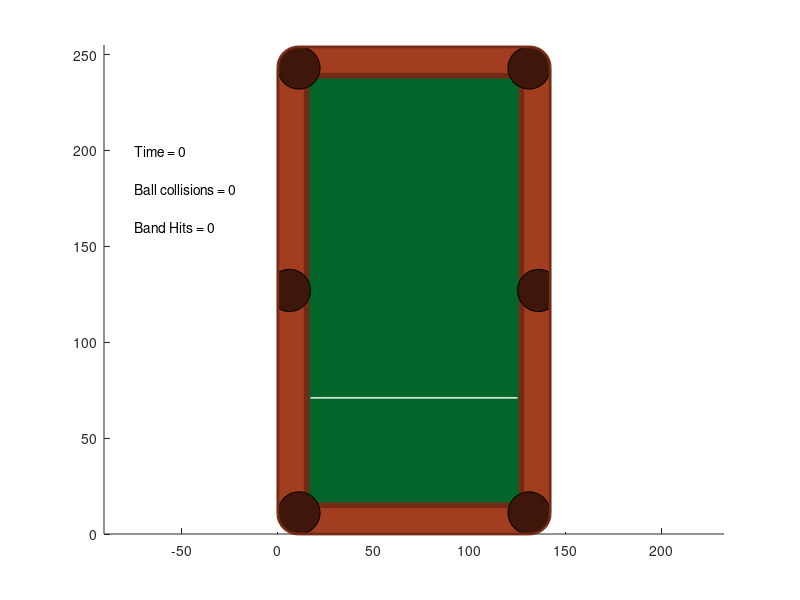

MATLAB code to generate this figure: (Note: this script raises an error after producing the figure.)
clc;
close all;

width_outer = 142.0;
length_outer = 254.0;
width_inner = 112.0;
length_inner = 224.0;
ball_size = 5.08;

pocket_size = 22;
pocket_color = [62 22 10];
cloth_color = [2 102 42];
band_color = [162 61 31];
border_color = [116 43 21];

% yellow = [247 202 23];
% blue = [36 116 169];
% red = [239 72 54];
% purple = [143 68 173];
% orange = [249 148 6];
% green = [7 168 132];
% brown = [179 55 64];
% black = [43 43 43];
% white = [242 242 242];

w = 6; % m/s
dt = 0.001; % 1/1000 of second

white_ball_speed = 100 * w * dt;
ball_speed = 0.0;

cloth_friction = 0.05;

balls_names = ['white     '; 'yellow    '; 'blue (/)  '; 'red       '; 'black     '; ...
    'green (/) '; 'purple    '; 'brown (/) '; 'yellow (/)'; 'blue      '; ...
    'red (/)   '; 'brown     '; 'orange (/)'; 'orange    '; 'green     '; 'purple (/)'];

%%
% r, g, b, posX, posY, striped, velocity, angle
balls = [
    242, 242, 242, 15 + width_inner/2, 15 + 1/4 * length_inner - 1/2 * ball_size, 0, white_ball_speed, 89.5;
    % 242, 242, 242, 30.0, 130.0, 0.0, 0.2, 0.0;
    
    247, 202, 23, 15 + width_inner/2, 15 + 3/4 * length_inner, 0, ball_speed, 0;
    % 247, 202, 23, 90.0, 130, 0.0, 0.2, 180.0;
     
    36, 116, 169, 15 + width_inner/2 - 1/2 * ball_size, 14.5 + 3/4 * length_inner + ball_size, 1, ball_speed, 0;
    239, 72, 54, 15 + width_inner/2 + 1/2 * ball_size, 14.5 + 3/4 * length_inner + ball_size, 0, ball_speed, 0;
    
    43, 43, 43, 15 + width_inner/2, 14 + 3/4 * length_inner + 2 * ball_size, 0, ball_speed, 0;
    7, 168, 132, 15 + width_inner/2 + ball_size, 14 + 3/4 * length_inner + 2 * ball_size, 1, ball_speed, 0;
    143, 68, 173, 15 + width_inner/2 - ball_size, 14 + 3/4 * length_inner + 2 * ball_size, 0, ball_speed, 0;
    
    179, 55, 64, 15 + width_inner/2 + 1/2 * ball_size, 13.5 + 3/4 * length_inner + 3 * ball_size, 1, ball_speed, 0;
    247, 202, 23, 15 + width_inner/2 - 1/2 * ball_size, 13.5 + 3/4 * length_inner + 3 * ball_size, 1, ball_speed, 0;
    36, 116, 169, 15 + width_inner/2 + 3/2 * ball_size, 13.5 + 3/4 * length_inner + 3 * ball_size, 0, ball_speed, 0;
    239, 72, 54, 15 + width_inner/2 - 3/2 * ball_size, 13.5 + 3/4 * length_inner + 3 * ball_size, 1, ball_speed, 0;
    
    179, 55, 64, 15 + width_inner/2 + ball_size, 13 + 3/4 * length_inner + 4 * ball_size, 0, ball_speed, 0;
    249, 148, 6, 15 + width_inner/2 + 2 * ball_size, 13 + 3/4 * length_inner + 4 * ball_size, 1, ball_speed, 0;
    249, 148, 6, 15 + width_inner/2 - ball_size, 13 + 3/4 * length_inner + 4 * ball_size, 0, ball_speed, 0;
    7, 168, 132, 15 + width_inner/2 - 2 * ball_size, 13 + 3/4 * length_inner + 4 * ball_size, 0, ball_speed, 0;
    143, 68, 173, 15 + width_inner/2, 13 + 3/4 * length_inner + 4 * ball_size, 1, ball_speed, 0;
];

fig = figure;
hold on;
rectangle('Position', [0 0 width_outer length_outer], ...
    'Curvature', 0.2, 'FaceColor', band_color / 255);
rectangle('Position', [15 15 width_inner length_inner], ...
    'Curvature', 0.1, 'FaceColor', cloth_color / 255, 'EdgeColor', border_color / 255, ...
    'LineWidth', 4);
line([17 width_inner + 13], [1/4 * length_inner + 15 1/4 * length_inner + 15], 'Color', [1, 1, 1], 'LineWidth', 1)

rectangle('Position', [0 0 pocket_size pocket_size], ...
    'Curvature', 1, 'FaceColor', pocket_color / 255);
rectangle('Position', [width_outer - pocket_size 0 pocket_size pocket_size], ...
    'Curvature', 1, 'FaceColor', pocket_color / 255);
rectangle('Position', [width_outer - pocket_size length_outer - pocket_size pocket_size pocket_size], ...
    'Curvature', 1, 'FaceColor', pocket_color / 255);
rectangle('Position', [0 length_outer - pocket_size pocket_size pocket_size], ...
    'Curvature', 1, 'FaceColor', pocket_color / 255);
rectangle('Position', [width_outer - pocket_size + 5 length_outer/2 - pocket_size/2 pocket_size pocket_size], ...
    'Curvature', 1, 'FaceColor', pocket_color / 255);
rectangle('Position', [-5 length_outer/2 - pocket_size/2 pocket_size pocket_size], ...
    'Curvature', 1, 'FaceColor', pocket_color / 255);

rectangle('Position', [-10 1 10 length_outer], 'FaceColor', [1, 1, 1], 'EdgeColor', 'none');
rectangle('Position', [width_outer 1 10 length_outer], 'FaceColor', [1, 1, 1], 'EdgeColor', 'none');

rectangle('Position', [0 0 width_outer length_outer], 'EdgeColor', border_color / 255, 'Curvature', 0.15, 'LineWidth', 2);

axis equal

balls_rects = zeros(16);
balls_lines = zeros(16);

visible_balls = 16;

time = text(-75, 200, 'Time = 0');
hits = text(-75, 180, 'Ball collisions = 0');
hits_band = text(-75, 160, 'Band Hits = 0');

n = 100;

balls_path_x = zeros(visible_balls, n);
balls_path_y = zeros(visible_balls, n);
velocity_values = zeros(visible_balls, n);
hits_num = zeros(1, n);
hits_counter = 0;
hits_band_num = zeros(1, n);
hits_band_counter = 0;

for k = 1:n
    if ~ishghandle(fig)
        break
    end
    for i = 1:visible_balls
        if ~ishghandle(fig)
            break
        end
        cX = balls(i, 4);
        cY = balls(i, 5);
        cV = balls(i, 7);
        cA = balls(i, 8);
        
        [x, y] = move(cX, cY, cV, cA);
        balls(i, 4) = x;
        balls(i, 5) = y;

        cX = balls(i, 4);
        cY = balls(i, 5);
        [hit_band, v, a] = band_bounce(cX, cY, cA, cV);
        if hit_band
            hits_band_counter = hits_band_counter + 1;
        end
        balls(i, 7) = v;
        balls(i, 8) = a;

        balls(1, 7)
        for j = 1:visible_balls
            if ~ishghandle(fig)
                break
            end
            if i < j
                cX = balls(i, 4);
                cY = balls(i, 5);
                cV = balls(i, 7);
                cA = balls(i, 8);
                tX = balls(j, 4);
                tY = balls(j, 5);
                tV = balls(j, 7);
                tA = balls(j, 8);
                [hit, new_a1, new_vel1, new_a2, new_vel2] = ball_bounce(cX, cY, cV, cA, tX, tY, tV, tA, dt);
                if hit
                    hits_counter = hits_counter + 1;
                end
                balls(i, 8) = new_a1;
                balls(i, 7) = new_vel1;
                balls(j, 8) = new_a2;
                balls(j, 7) = new_vel2;
            end
        end
        balls(1, 7)
        
        balls(i, 7) = apply_friction(cloth_friction, balls(i, 7), dt);
        
        cX = balls(i, 4);
        cY = balls(i, 5);
        
        x = cX - ball_size/2;
        y = cY - ball_size/2;
        if balls_rects(i) ~= 0
            delete(balls_rects(i))
        end
        
        balls_rects(i) = rectangle('Position', [x y ball_size ball_size], ...
            'Curvature', 1, 'FaceColor', balls(i, 1:3) / 255);
        
        if balls_lines(i) ~= 0
            delete(balls_lines(i))
        end
        
        if balls(i, 6) == 1
            t = ball_size/2 - 1;
            balls_lines(i) = line([cX + t cX - t], [cY + t cY - t], 'Color', [1, 1, 1], 'LineWidth', 2);
        end
    end
    
    for i = 1:visible_balls
        velocity_values(i, k) = balls(i, 7);
        balls_path_x(i, k) = balls(i, 4);
        balls_path_y(i, k) = balls(i, 5);
    end
    
    hits_num(k) = hits_counter;
    hits_band_num(k) = hits_band_counter;

    set(time, 'String', ['Time = ', num2str(k * dt), 's']);
    set(hits, 'String', ['Ball collisions = ', num2str(hits_counter)]);
    set(hits_band, 'String', ['Band hits = ', num2str(hits_band_counter)]);
    pause(0.0001);
end
hold off;

figure;
hold on;
for i = 1:visible_balls
    plot(velocity_values(i, :), 'DisplayName', balls_names(i, :))
end
hold off;
xlabel('Time steps (0.001s)');
ylabel('Velocity (m/s)');
legend('-DynamicLegend');

figure;
hold on;
plot(hits_num);
plot(hits_band_num);
hold off;

figure;
hold on;
for i = 1:visible_balls
    plot(balls_path_x(i, :), balls_path_y(i, :))
end
hold off;
